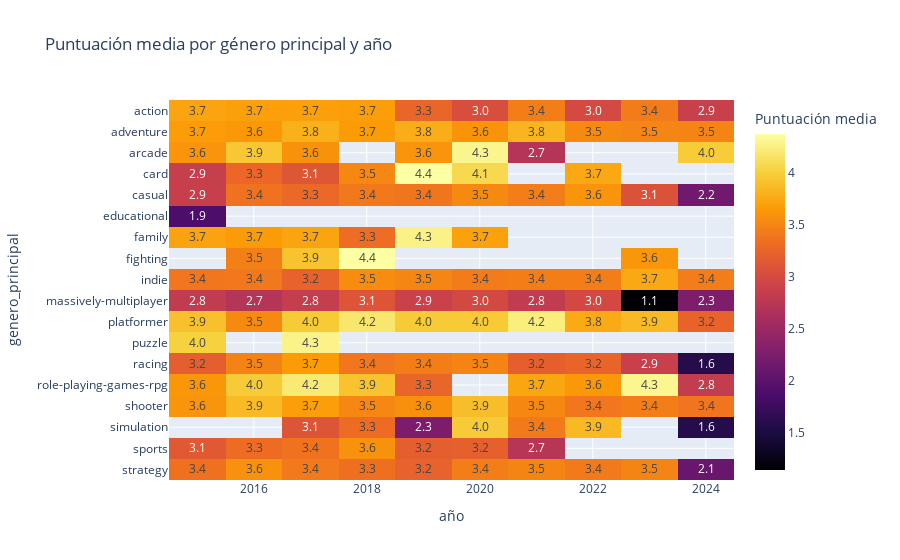

The notebook cell saved with this chart:
### Markdown cell above
###  10. Visualización 2 – Heatmap
Se genera un mapa de calor con puntuaciones medias por género y año. Las celdas vacías no se rellenan con ceros, lo que mejora la claridad de la visualización.

### Code cell
fig2 = px.imshow(
    heatmap_data,
    text_auto='.1f',
    color_continuous_scale='inferno',
    labels={'color': 'Puntuación media'},
    title=' Puntuación media por género principal y año'
)
fig2.show()

### Figure 1 — Plotly figure (JSON) as saved in the notebook; plotly's stock layout.template omitted (floating-point values rounded to 4 significant figures; data arrays with more than 128 entries replaced by an {"elided": "..."} marker saying what was removed)
{"data": [{"coloraxis": "coloraxis", "hovertemplate": "año: %{x}<br>genero_principal: %{y}<br>Puntuación media: %{z}<extra></extra>", "name": "0", "texttemplate": "%{z:.1f}", "type": "heatmap", "x": [2015, 2016, 2017, 2018, 2019, 2020, 2021, 2022, 2023, 2024], "xaxis": "x", "y": ["action", "adventure", "arcade", "card", "casual", "educational", "family", "fighting", "indie", "massively-multiplayer", "platformer", "puzzle", "racing", "role-playing-games-rpg", "shooter", "simulation", "sports", "strategy"], "yaxis": "y", "z": {"elided": "18x10 float values"}}], "layout": {"coloraxis": {"colorbar": {"title": {"text": "Puntuación media"}}, "colorscale": [[0, "#000004"], [0.1111, "#1b0c41"], [0.2222, "#4a0c6b"], [0.3333, "#781c6d"], [0.4444, "#a52c60"], [0.5556, "#cf4446"], [0.6667, "#ed6925"], [0.7778, "#fb9b06"], [0.8889, "#f7d13d"], [1, "#fcffa4"]]}, "title": {"text": " Puntuación media por género principal y año"}, "xaxis": {"anchor": "y", "constrain": "domain", "domain": [0, 1], "scaleanchor": "y", "title": {"text": "año"}}, "yaxis": {"anchor": "x", "autorange": "reversed", "constrain": "domain", "domain": [0, 1], "title": {"text": "genero_principal"}}}}
